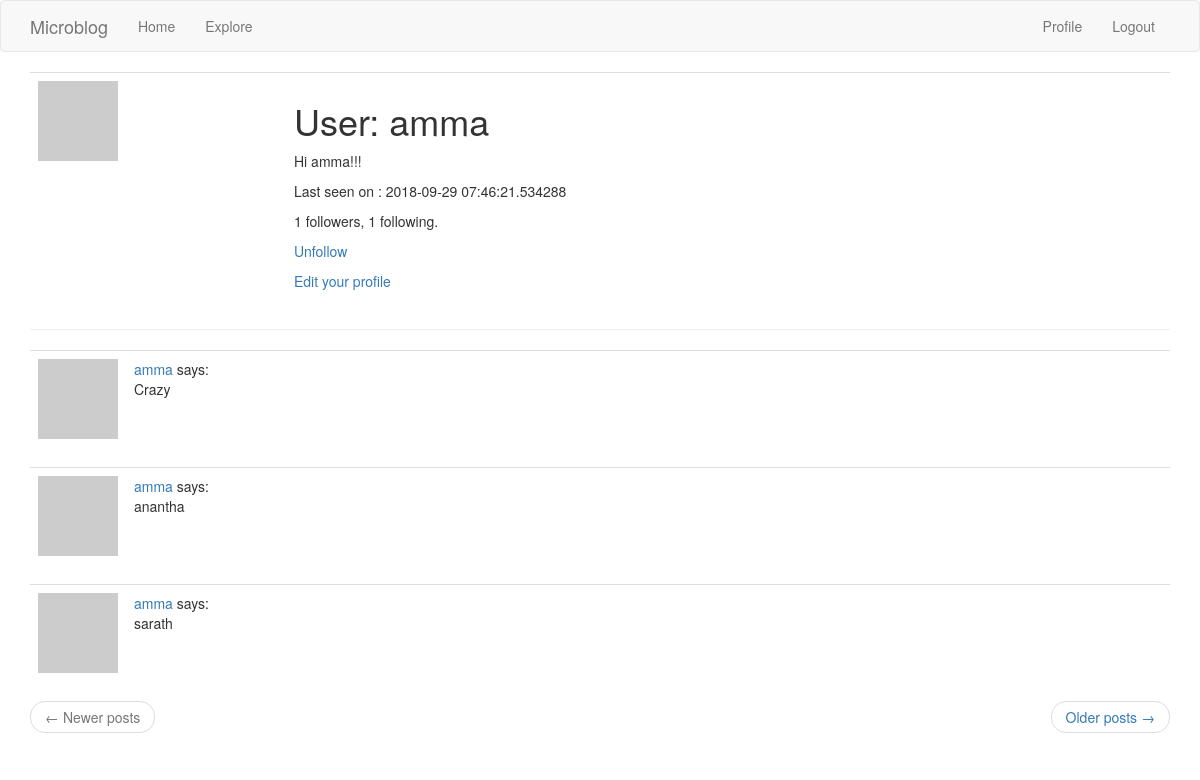
/user/amma (signed in), run on the app's committed database.
### app/models.py (models this page shows, shortened)
class User(UserMixin, db.Model):
    id              = db.Column(db.Integer, primary_key=True)
    username        = db.Column(db.String(64), index=True, unique=True)
    email           = db.Column(db.String(120), index=True, unique=True)
    password_hash   = db.Column(db.String(128))
    posts           = db.relationship('Post',backref='author',lazy='dynamic')
    about_me        = db.Column(db.String(140))
    last_seen       = db.Column(db.DateTime, default=datetime.utcnow())
    followed        = db.relationship(
        'User', secondary=followers,
        primaryjoin=(followers.c.follower_id == id),
        secondaryjoin=(followers.c.followed_id == id),
        backref=db.backref('followers', lazy='dynamic'), lazy='dynamic')
    def is_following(self,user):
        return self.followed.filter(
            followers.c.followed_id == user.id).count() > 0
    def avatar(self, size):
        md5=hashlib.md5
        digest = md5(self.email.lower().encode('utf-8')).hexdigest()
        return 'https://www.gravatar.com/avatar/{}?d=identicon&s={}'.format(
            digest, size)

class Post(db.Model):
    id          = db.Column(db.Integer,primary_key=True)
    body        = db.Column(db.String(140))
    timestamp   = db.Column(db.DateTime,index=True,default=datetime.utcnow)
    user_id     = db.Column(db.Integer,db.ForeignKey('user.id'))

### app/routes.py (the view)
@app.route('/user/<username>')
@login_required
def user(username):
    user = User.query.filter_by(username=username).first_or_404()
    page = request.args.get('page', 1, type=int)
    posts = user.posts.order_by(Post.timestamp.desc()).paginate(
        page, app.config['POSTS_PER_PAGE'], False)
    next_url = url_for('user', username=user.username, page=posts.next_num) if posts.has_next else None
    prev_url = url_for('user', username=user.username, page=posts.prev_num) if posts.has_prev else None
    return render_template('user.html', user=user, posts=posts.items,next_url=next_url, prev_url=prev_url)

### app/models.py (called while the page is built)
@login.user_loader
def load_user(id):
    return User.query.get(int(id))

### app/routes.py (called while the page is built)
@app.before_request
def before_request():
    if current_user.is_authenticated:
        current_user.last_seen = datetime.utcnow()
        db.session.commit()

### app/templates/user.html
{% extends "base.html" %}
{% block app_content%}
<table class="table table-hover">
  <tr>
           <td width="256px"><img src="{{ user.avatar(256) }}"></td>
           <td>
        <h1>User: {{user.username}}</h1>
        {% if user.about_me %} <p> {{user.about_me}} </p>{% endif %}
        {% if user.last_seen %} <p> Last seen on : {{user.last_seen}} </p>{% endif %}
         <p>{{ user.followers.count() }} followers, {{ user.followed.count() }} following.</p>
         {% if user == current_user %}
         {% elif not current_user.is_following(user) %}
         <p><a href="{{ url_for('follow', username=user.username) }}">Follow</a></p>
         {% else %}
         <p><a href="{{ url_for('unfollow', username=user.username) }}">Unfollow</a></p>
         <p><a href="{{url_for('edit_profile')}}">Edit your profile</p></a>{% endif%}
      </td>
  </tr>
</table>
  <hr>
  {%for post in posts%}
    {% include "_posts.html"%}
  {% endfor %}
  <nav aria-label="...">
       <ul class="pager">
           <li class="previous{% if not prev_url %} disabled{% endif %}">
               <a href="{{ prev_url or '#' }}">
                   <span aria-hidden="true">&larr;</span> Newer posts
               </a>
           </li>
           <li class="next{% if not next_url %} disabled{% endif %}">
               <a href="{{ next_url or '#' }}">
                   Older posts <span aria-hidden="true">&rarr;</span>
               </a>
           </li>
       </ul>
   </nav>
{% endblock %}

### app/templates/_posts.html
<table class="table table-hover">
    <tr>
        <td width="70px">
            <a href="{{ url_for('user', username=post.author.username) }}">
                <img src="{{ post.author.avatar(70) }}" />
            </a>
        </td>
        <td>
            <a href="{{ url_for('user', username=post.author.username) }}">
                {{ post.author.username }}
            </a>
            says:
            <br>
            {{ post.body }}
        </td>
    </tr>
</table>

### data on the page
User: username "amma", about_me "Hi amma!!!", last_seen "2018-09-29 07:46:21.534288"
Post: author.username "amma", body "Crazy"
Post: author.username "amma", body "anantha"
Post: author.username "amma", body "sarath"

### other printed values
{{ user.followers.count() }} "1"
{{ user.followed.count() }} "1"
